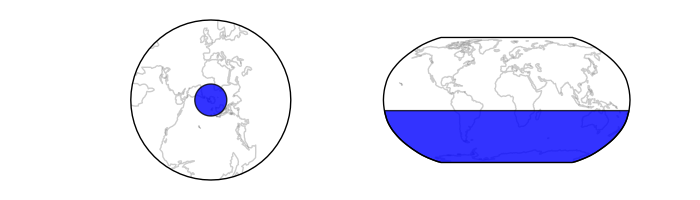

The script that drew this image:
import cartopy.crs as ccrs
import matplotlib.pyplot as plt
import shapely.geometry as sgeom


LHS, RHS = ccrs.SouthPolarStereo(), ccrs.Robinson()
geom = sgeom.Point(0, 0).buffer(10000000)


fig = plt.figure(figsize=(7, 2))

ax1 = plt.subplot(1, 2, 1, projection=LHS)
ax2 = plt.subplot(1, 2, 2, projection=RHS)

ax1.coastlines(color='gray', alpha=0.4)
ax2.coastlines(color='gray', alpha=0.4)

ax1.add_geometries([geom], LHS, facecolor='blue', alpha=0.8)
ax2.add_geometries([geom], LHS, facecolor='blue', alpha=0.8)

plt.show()
